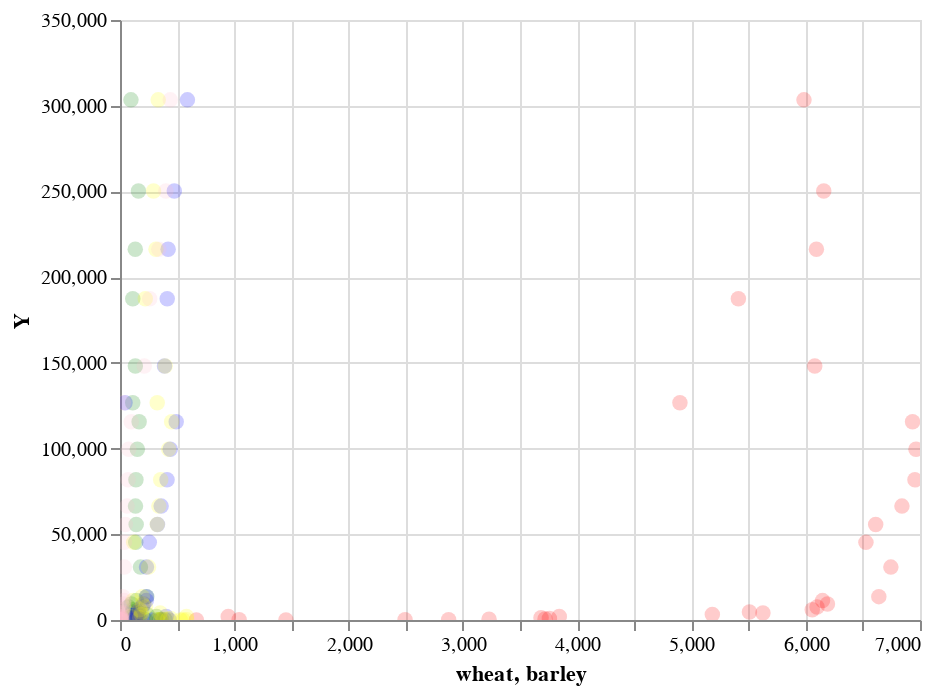

The code cell stored with this chart in its notebook:
### Code cell
col = np.array(["red","green","blue","yellow","pink","black","orange","purple","beige","brown","gray","cyan","magenta"])

plt1 = alt.Chart(dataFr).mark_circle(size=60, color=col[0]).encode(x =alt.X('wheat', axis=alt.Axis(title='wheat')), y = 'Y',  opacity=alt.value(0.2),).interactive()
plt2 = alt.Chart(dataFr).mark_circle(size=60, color=col[1]).encode(x =alt.X('barley', axis=alt.Axis(title='barley')), y = 'Y',opacity=alt.value(0.2),).interactive()
plt3 = alt.Chart(dataFr).mark_circle(size=60, color=col[2]).encode(x ='corn', y = 'Y',opacity=alt.value(0.2),).interactive()
plt4 = alt.Chart(dataFr).mark_circle(size=60, color=col[3]).encode(x ='rice', y = 'Y',opacity=alt.value(0.2),).interactive()
plt5 = alt.Chart(dataFr).mark_circle(size=60, color=col[4]).encode(x ='legumes', y = 'Y',opacity=alt.value(0.2),).interactive()

plt1 + plt2 + plt3 + plt4 + plt5
